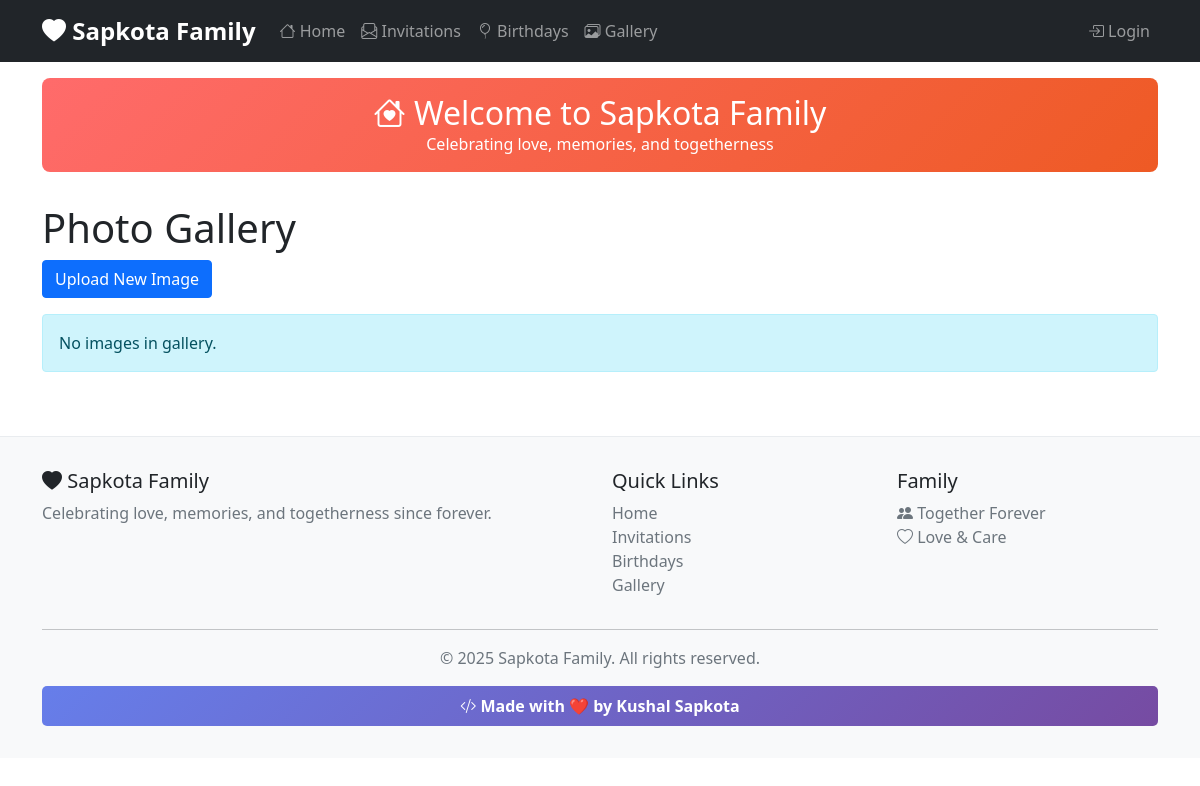
The page /gallery/ on the database as committed earlier.
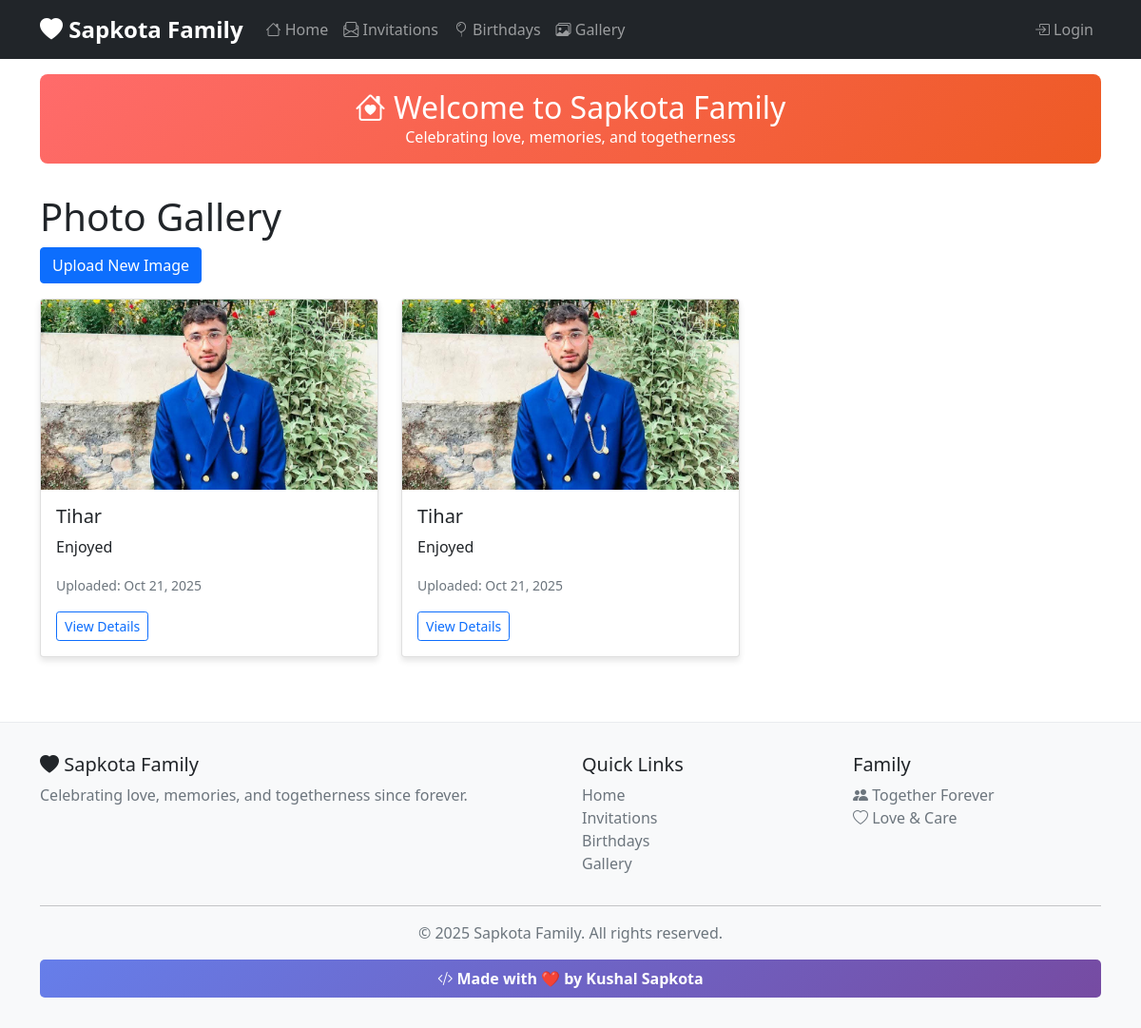
The same page on the database as committed later.
### core/models.py (models this page shows, shortened)
class Gallery(models.Model):
    title = models.CharField(max_length=150)
    image = models.ImageField(upload_to='gallery/')
    caption = models.CharField(max_length=250, blank=True)
    uploaded_at = models.DateTimeField(auto_now_add=True)

### core/views.py (the view)
# urls.py: path('gallery/', views.gallery_list, name='gallery_list'),
def gallery_list(request):
    gallery = Gallery.objects.all().order_by('-uploaded_at')
    return render(request, 'gallery_list.html', {'gallery': gallery})

### core/templates/gallery_list.html (shortened to what this page needs)
{% extends 'base.html' %}
{% block content %}
<h1>Photo Gallery</h1>
<a href="{% url 'gallery_create' %}" class="btn btn-primary mb-3">Upload New Image</a>
<div class="row">
    {% for image in gallery %}
    <div class="col-md-4">
        <div class="card">
            <img src="{{ image.image.url }}" class="card-img-top gallery-img" alt="{{ image.title }}">
            <div class="card-body">
                <h5 class="card-title">{{ image.title }}</h5>
                {% if image.caption %}
                <p class="card-text">{{ image.caption }}</p>
                {% endif %}
                <p class="card-text"><small class="text-muted">Uploaded: {{ image.uploaded_at|date:"M d, Y" }}</small></p>
                <a href="{% url 'gallery_detail' image.pk %}" class="btn btn-outline-primary btn-sm">View Details</a>
            </div>
        </div>
    </div>
    {% empty %}
    <div class="col-12">
        <div class="alert alert-info">No images in gallery.</div>
    </div>
    {% endfor %}
</div>
{% endblock %}

### core/templates/base.html (shortened to what this page needs)
<!DOCTYPE html>
<html lang="en">
<head>
    <link href="https://cdn.jsdelivr.net/npm/bootstrap@5.1.3/dist/css/bootstrap.min.css" rel="stylesheet">
    <link rel="stylesheet" href="https://cdn.jsdelivr.net/npm/bootstrap-icons@1.8.1/font/bootstrap-icons.css">
</head>
<body>
    <nav class="navbar navbar-expand-lg navbar-dark bg-dark sticky-top">
        <div class="container">
            <a class="navbar-brand" href="{% url 'home' %}">
                <i class="bi bi-heart-fill"></i> Sapkota Family
            </a>
            <div class="collapse navbar-collapse" id="navbarNav">
                <ul class="navbar-nav me-auto">
                    <li class="nav-item">
                        <a class="nav-link" href="{% url 'home' %}">
                            <i class="bi bi-house"></i> Home
                        </a>
                    </li>
                    <li class="nav-item">
                        <a class="nav-link" href="{% url 'invitation_list' %}">
                            <i class="bi bi-envelope-paper"></i> Invitations
                        </a>
                    </li>
                    <li class="nav-item">
                        <a class="nav-link" href="{% url 'birthday_list' %}">
                            <i class="bi bi-balloon"></i> Birthdays
                        </a>
                    </li>
                    <li class="nav-item">
                        <a class="nav-link" href="{% url 'gallery_list' %}">
                            <i class="bi bi-images"></i> Gallery
                        </a>
                    </li>
                </ul>
                <div class="navbar-nav">
                    {% if user.is_authenticated %}
                        <span class="navbar-text me-3">
                            <i class="bi bi-person-circle"></i> {{ user.username }}
                        </span>
                        <a class="nav-link" href="{% url 'admin:logout' %}">
                            <i class="bi bi-box-arrow-right"></i> Logout
                        </a>
                    {% else %}
                        <a class="nav-link" href="{% url 'admin:login' %}">
                            <i class="bi bi-box-arrow-in-right"></i> Login
                        </a>
                    {% endif %}
                </div>
            </div>
        </div>
    </nav>
    <div class="container mt-3">
        <div class="welcome-banner">
            <h2 class="mb-0"><i class="bi bi-house-heart"></i> Welcome to Sapkota Family</h2>
            <p class="mb-0">Celebrating love, memories, and togetherness</p>
        </div>
    </div>
    <main class="container my-4">
        {% block content %}{% endblock %}
    </main>
    <footer class="footer">
        <div class="container">
            <div class="row">
                <div class="col-md-6">
                    <h5><i class="bi bi-heart-fill"></i> Sapkota Family</h5>
                    <p class="text-muted">Celebrating love, memories, and togetherness since forever.</p>
                </div>
                <div class="col-md-3">
                    <h5>Quick Links</h5>
                    <ul class="list-unstyled">
                        <li><a href="{% url 'home' %}" class="text-muted text-decoration-none">Home</a></li>
                        <li><a href="{% url 'invitation_list' %}" class="text-muted text-decoration-none">Invitations</a></li>
                        <li><a href="{% url 'birthday_list' %}" class="text-muted text-decoration-none">Birthdays</a></li>
                        <li><a href="{% url 'gallery_list' %}" class="text-muted text-decoration-none">Gallery</a></li>
                    </ul>
                </div>
                <div class="col-md-3">
                    <h5>Family</h5>
                    <ul class="list-unstyled">
                        <li class="text-muted"><i class="bi bi-people-fill"></i> Together Forever</li>
                        <li class="text-muted"><i class="bi bi-heart"></i> Love & Care</li>
                    </ul>
                </div>
            </div>
            <hr>
            <div class="row">
                <div class="col-12 text-center">
                    <p class="text-muted">&copy; {% now "Y" %} Sapkota Family. All rights reserved.</p>
                    <div class="made-by">
                        <i class="bi bi-code-slash"></i> Made with ❤️ by Kushal Sapkota
                    </div>
                </div>
            </div>
        </div>
    </footer>
</body>
</html>

### core/templates/base.html (style rules this page uses)
.card { margin-bottom: 20px; box-shadow: 0 4px 6px rgba(0, 0, 0, 0.1); transition: transform 0.2s ease-in-out; }
.gallery-img { height: 200px; object-fit: cover; }
.navbar-brand { font-weight: bold; font-size: 1.5rem; }
.footer { background-color: #f8f9fa; padding: 2rem 0; margin-top: 3rem; border-top: 1px solid #e9ecef; }
.welcome-banner { background: linear-gradient(135deg, #ff6b6b 0%, #ee5a24 100%); color: white; padding: 1rem; text-align: center; border-radius: 8px; margin-bottom: 2rem; }
.made-by { background: linear-gradient(135deg, #667eea 0%, #764ba2 100%); color: white; padding: 0.5rem; text-align: center; border-radius: 5px; font-weight: bold; margin-top: 1rem; }

Rows that differ between the two databases and show on the page:
added Gallery: image (picture), title "Tihar", caption "Enjoyed", uploaded_at "Oct 21, 2025"
added Gallery: image (picture), title "Tihar", caption "Enjoyed", uploaded_at "Oct 21, 2025"
Other text that changed with them:
text no longer shown: "No images in gallery."
